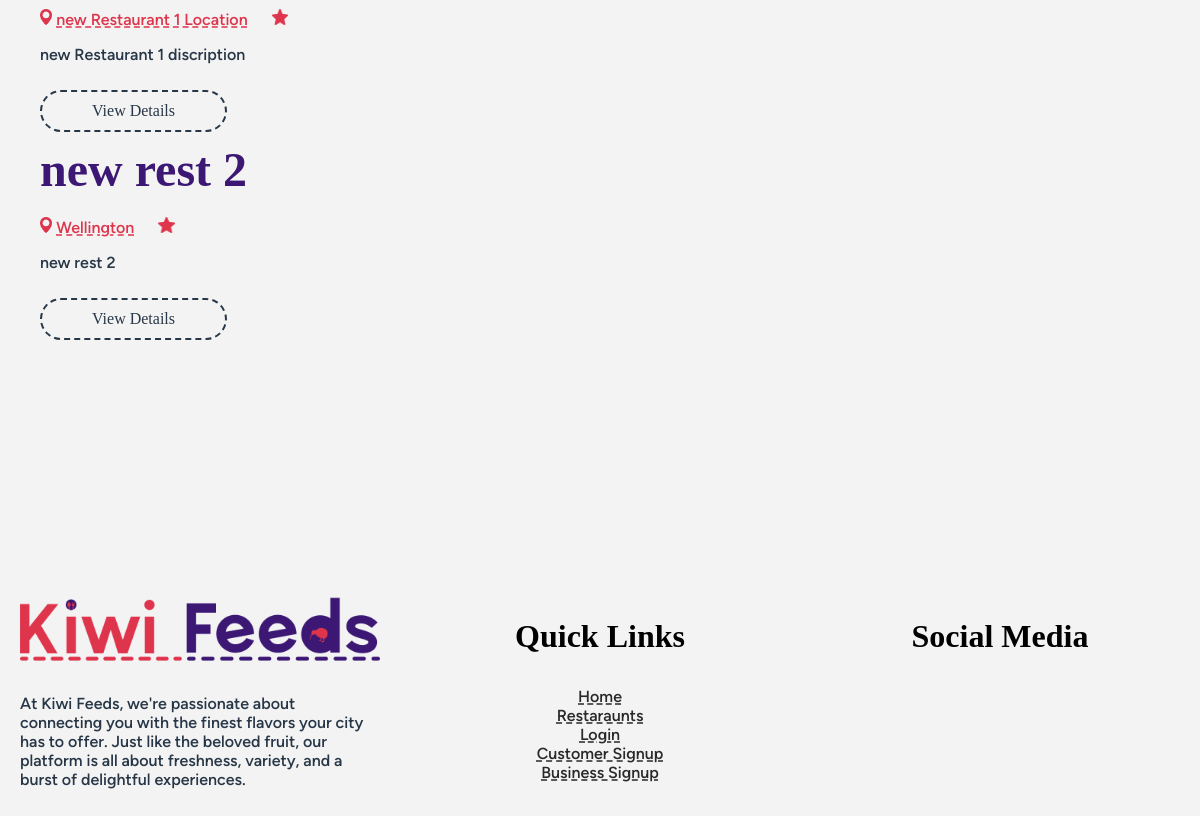
/restaurants/ (lower part), run on an earlier commit of the app's database.
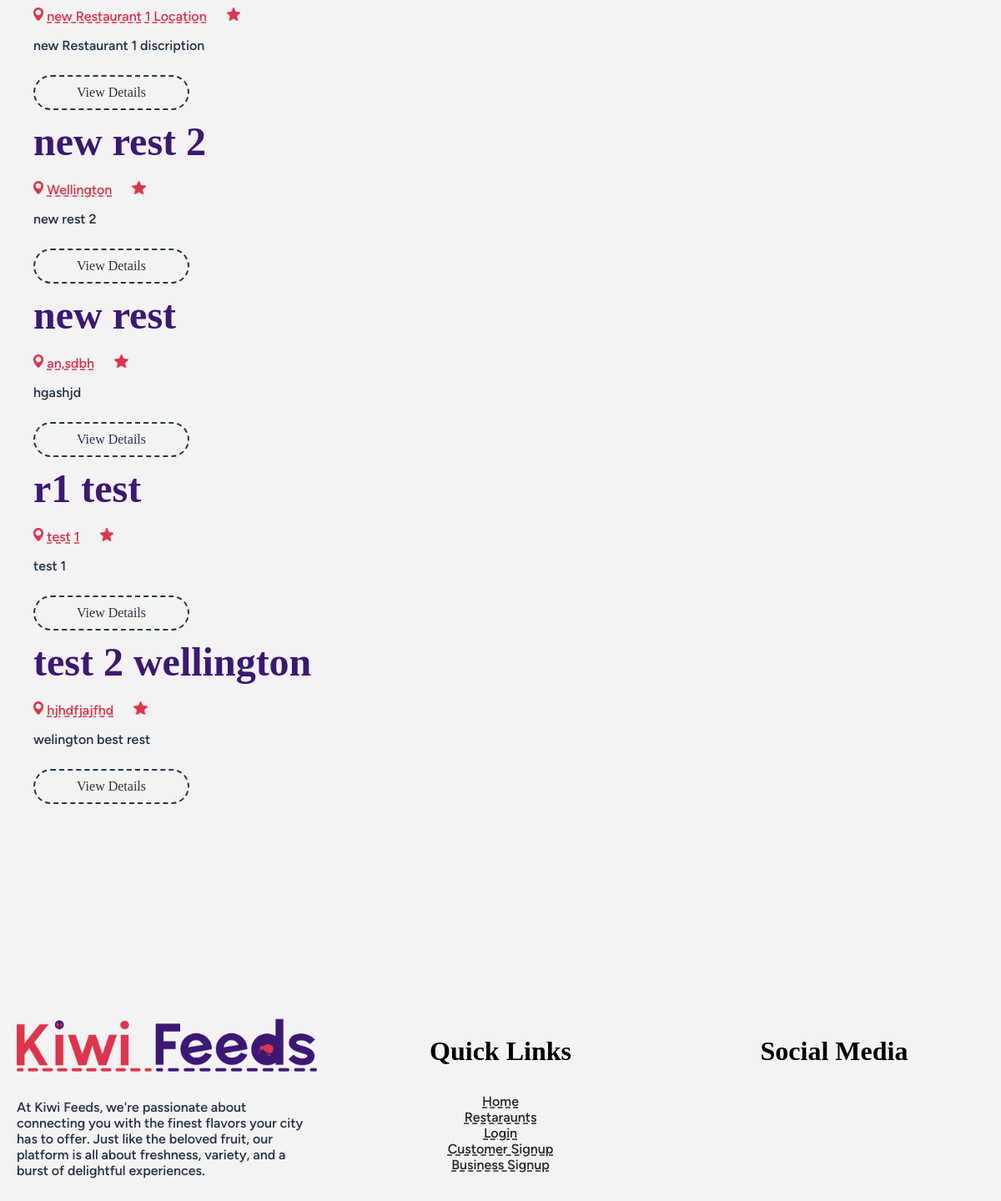
And on a later commit of the database.
### app_restaurants/models.py (models this page shows, shortened)
class Restaurant(models.Model):
    restaurant_name = models.CharField(max_length=255)
    restaurant_description = models.CharField(max_length=255)
    restaurant_location = models.CharField(max_length=255)
    restaurant_owner = models.ForeignKey('app_user.UserProfile',on_delete=models.PROTECT, related_name='restaurant_owner_user',null=True,blank=True)

### app_restaurants/views.py (the view)
# urls.py: path("", restaurant_list, name="restaurant-list"),
def restaurant_list(request):
    model = Restaurant.objects.all()
    return render(request,'app_restaurants/restaurant_list.html',{"restaurant_list" : model})

### templates/app_restaurants/restaurant_list.html (shortened to what this page needs)
{% extends 'base/base.html' %}
{% load static %}
{% block content %}
<section>
    {% with restaurant_list=restaurant_list %}
            {% include 'components/restaurant_list_card.html' %}
    {% endwith %}
</section>
{%endblock content%}

### templates/components/restaurant_list_card.html (shortened to what this page needs)
{% load static %}
{% load custom_tags %}
{% block content %}
{% if restaurant_list %}
    <ul class='flex flex-col gap-4'>
        {% for restaurant in restaurant_list %}
        <div class="list-wrap">
            <li>
                <h2 class="r-title">{{ restaurant.restaurant_name}}</h2>
                <div class="info-wrap-list">
                    <img class="icon" src="{% static 'images/icons/location-pin.png' %}">
                    <a href="https://www.google.com/maps/place/{{restaurant.restaurant_location}}" target="_blank" class="t-link r-info-text">{{restaurant.restaurant_location}}</a>
                    <img class="icon" src="{% static 'images/icons/star.png' %}">
                </div>
                <p class="text">{{restaurant.restaurant_description}}</p>
                <div class="button-wrap">
                    <a href="{% url 'restaurant-details' restaurant_id=restaurant.id %}" class="btn btn-dark">View Details</a>
                </div>
            </li>
        </div>
        {% endfor %}
    </ul>
    {% else %}
        <p> Restaurant not available</p>
    {% endif %}
    {% endblock %}

What changed in the data, as far as the page shows it:
added Restaurant: restaurant_name "new rest", restaurant_location "an,sdbh", restaurant_description "hgashjd"
added Restaurant: restaurant_name "r1 test", restaurant_location "test 1", restaurant_description "test 1"
added Restaurant: restaurant_name "test 2 wellington", restaurant_location "hjhdfjajfhd", restaurant_description "welington best rest"
